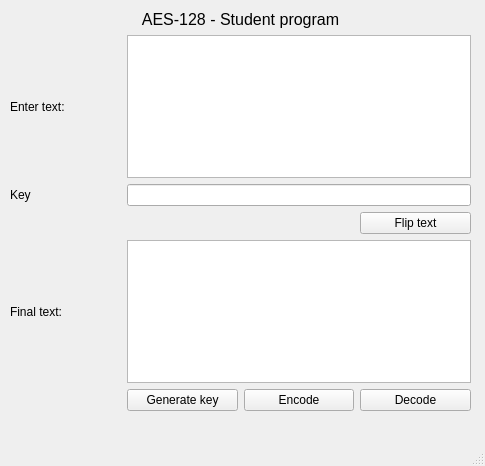
<?xml version="1.0" encoding="UTF-8"?>
<ui version="4.0">
 <class>MainWindow</class>
 <widget class="QMainWindow" name="MainWindow">
  <property name="geometry">
   <rect>
    <x>0</x>
    <y>0</y>
    <width>485</width>
    <height>466</height>
   </rect>
  </property>
  <property name="windowTitle">
   <string>AES -128bit</string>
  </property>
  <widget class="QWidget" name="centralwidget">
   <widget class="QWidget" name="gridLayoutWidget">
    <property name="geometry">
     <rect>
      <x>10</x>
      <y>10</y>
      <width>461</width>
      <height>401</height>
     </rect>
    </property>
    <layout class="QGridLayout" name="gridLayout">
     <item row="4" column="0">
      <widget class="QLabel" name="label_2">
       <property name="text">
        <string>Final text:</string>
       </property>
      </widget>
     </item>
     <item row="6" column="3">
      <widget class="QPushButton" name="decode_btn">
       <property name="text">
        <string>Decode</string>
       </property>
      </widget>
     </item>
     <item row="3" column="3">
      <widget class="QPushButton" name="flip_btn">
       <property name="text">
        <string>Flip text</string>
       </property>
      </widget>
     </item>
     <item row="6" column="1">
      <widget class="QPushButton" name="genkey_btn">
       <property name="text">
        <string>Generate key</string>
       </property>
      </widget>
     </item>
     <item row="0" column="0" colspan="4">
      <widget class="QLabel" name="label_4">
       <property name="font">
        <font>
         <pointsize>12</pointsize>
        </font>
       </property>
       <property name="text">
        <string>AES-128 - Student program</string>
       </property>
       <property name="alignment">
        <set>Qt::AlignCenter</set>
       </property>
      </widget>
     </item>
     <item row="6" column="2">
      <widget class="QPushButton" name="encode_btn">
       <property name="text">
        <string>Encode</string>
       </property>
      </widget>
     </item>
     <item row="3" column="1">
      <spacer name="verticalSpacer">
       <property name="orientation">
        <enum>Qt::Vertical</enum>
       </property>
       <property name="sizeHint" stdset="0">
        <size>
         <width>20</width>
         <height>40</height>
        </size>
       </property>
      </spacer>
     </item>
     <item row="2" column="0">
      <widget class="QLabel" name="label_3">
       <property name="text">
        <string>Key</string>
       </property>
      </widget>
     </item>
     <item row="1" column="0">
      <widget class="QLabel" name="label">
       <property name="text">
        <string>Enter text:</string>
       </property>
      </widget>
     </item>
     <item row="2" column="1" colspan="3">
      <widget class="QLineEdit" name="keyLine">
       <property name="readOnly">
        <bool>true</bool>
       </property>
      </widget>
     </item>
     <item row="1" column="1" colspan="3">
      <widget class="QPlainTextEdit" name="enterText">
       <property name="readOnly">
        <bool>false</bool>
       </property>
      </widget>
     </item>
     <item row="4" column="1" colspan="3">
      <widget class="QPlainTextEdit" name="finalText">
       <property name="readOnly">
        <bool>true</bool>
       </property>
      </widget>
     </item>
    </layout>
   </widget>
  </widget>
  <widget class="QMenuBar" name="menubar">
   <property name="geometry">
    <rect>
     <x>0</x>
     <y>0</y>
     <width>485</width>
     <height>21</height>
    </rect>
   </property>
  </widget>
  <widget class="QStatusBar" name="statusbar"/>
 </widget>
 <resources/>
 <connections>
  <connection>
   <sender>genkey_btn</sender>
   <signal>clicked()</signal>
   <receiver>MainWindow</receiver>
   <slot>generateKey_button()</slot>
   <hints>
    <hint type="sourcelabel">
     <x>182</x>
     <y>418</y>
    </hint>
    <hint type="destinationlabel">
     <x>242</x>
     <y>232</y>
    </hint>
   </hints>
  </connection>
  <connection>
   <sender>encode_btn</sender>
   <signal>clicked()</signal>
   <receiver>MainWindow</receiver>
   <slot>encode_button()</slot>
   <hints>
    <hint type="sourcelabel">
     <x>298</x>
     <y>418</y>
    </hint>
    <hint type="destinationlabel">
     <x>242</x>
     <y>232</y>
    </hint>
   </hints>
  </connection>
  <connection>
   <sender>decode_btn</sender>
   <signal>clicked()</signal>
   <receiver>MainWindow</receiver>
   <slot>decode_button()</slot>
   <hints>
    <hint type="sourcelabel">
     <x>414</x>
     <y>418</y>
    </hint>
    <hint type="destinationlabel">
     <x>242</x>
     <y>232</y>
    </hint>
   </hints>
  </connection>
  <connection>
   <sender>flip_btn</sender>
   <signal>clicked()</signal>
   <receiver>MainWindow</receiver>
   <slot>flip_button()</slot>
   <hints>
    <hint type="sourcelabel">
     <x>414</x>
     <y>244</y>
    </hint>
    <hint type="destinationlabel">
     <x>242</x>
     <y>232</y>
    </hint>
   </hints>
  </connection>
 </connections>
 <slots>
  <slot>decode_button()</slot>
  <slot>encode_button()</slot>
  <slot>generateKey_button()</slot>
  <slot>flip_button()</slot>
 </slots>
</ui>
